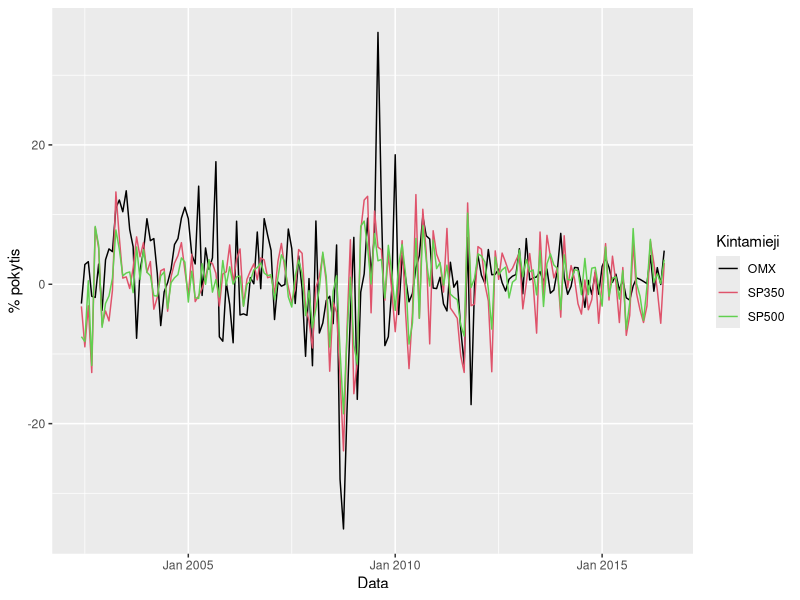
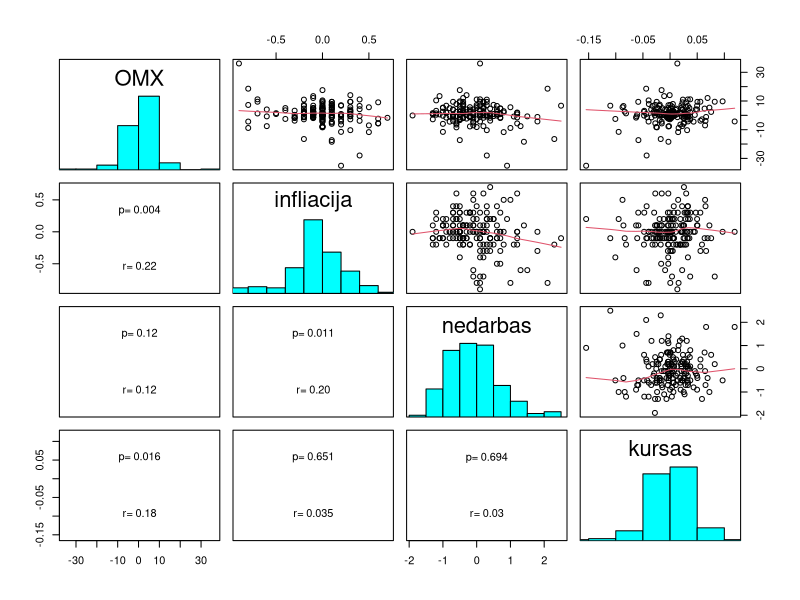
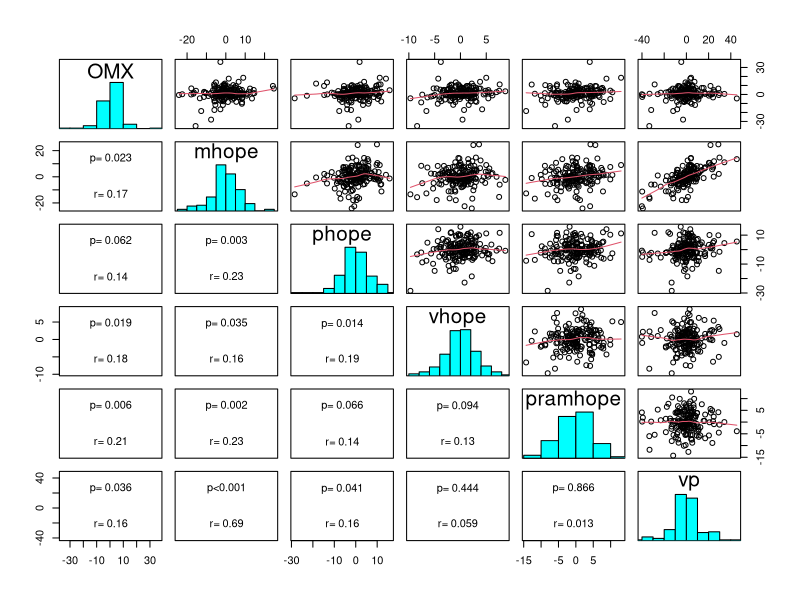
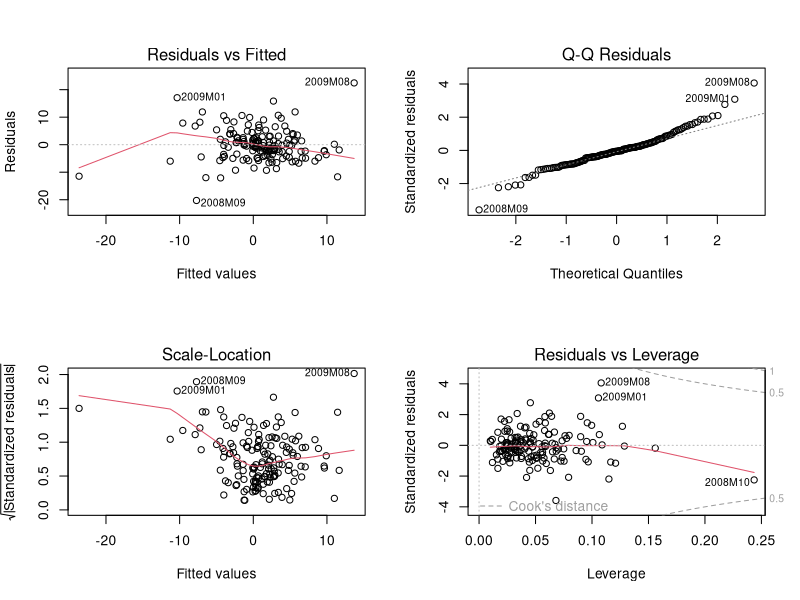
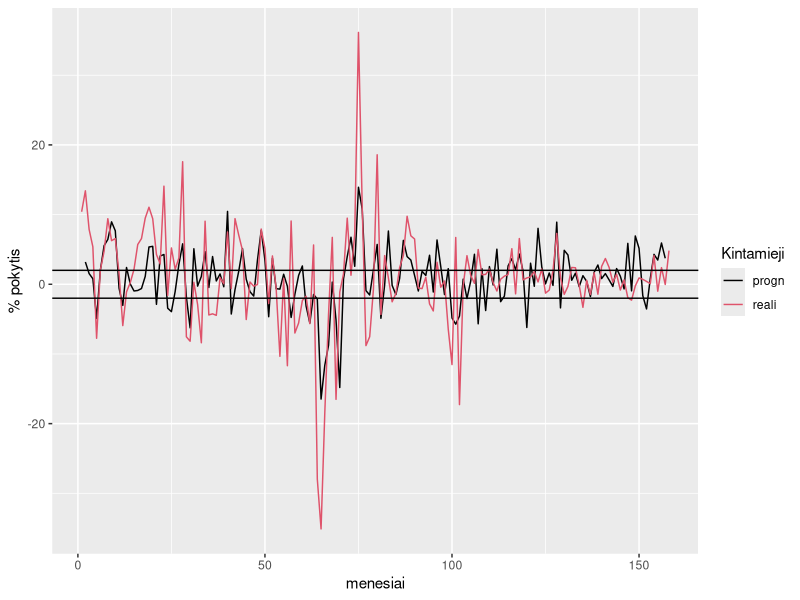

Source code (R) for these figures, in order:
## ---- chunk 1
library("quantmod")
library("forecast")
library("xts")
library("dplyr")
library("gridExtra")
library("ggplot2")
library("reshape2")
library("knitr")
library("tseries")
library("sandwich")
library("lmtest")

## ---- chunk 2
data=read.csv("rawdata.csv")



data[ data == ":" ] = NA
data=data[complete.cases(data),]
rownames(data)<-NULL
## ---- chunk 3
data2=apply(data[,-1],2,as.numeric)
rownames(data2)=data[,1]
data2=data.frame(data2)
data2$nedarbas=data2$nedarbas/10

data2[,c("OMX","SP350","SP500","kk","mp","ip")] = apply(data2[,c("OMX","SP350","SP500","kk","mp","ip")],2,log)    #logaritmuojama indeksai, akcijų kainos, kursas  

data2[,c("OMX","SP350","SP500","kk","mp","ip")]=data2[,c("OMX","SP350","SP500","kk","mp","ip")]*100

data2$euribor=((data2$euribor+1)^(1/12)-1)*12                    #reiketu gal menesio?
names(data2)[names(data2) == 'euribor'] <- 'palukanos'

data3=data.frame(diff(as.matrix(data2)))  
data3$euribor=data2$euribor[-1]
names(data3)[names(data3) == 'euribor'] <- 'palukanos'
data3$gkl = data$gkl[-1]    #gamintoju kainu lygio nereik diferencijuot nes jau yra pokytis %
#tsdisplay(data3$infliacija)

p=apply(data3[,],2,function(i)adf.test(i,k=1)$p.value)
p=data.frame(p)
p[,1] = round(p[,1], digits = 2)
kable(p)

data3$OMX=data3$OMX-data3$palukanos
data3$SP350=data3$SP350-data3$palukanos
data3$SP500=data3$SP500-data3$palukanos
## ---- chunk 4
panel.hist <- function(x, ...)    #ši funkcija reikalinga grafikų lentelei išbrėžti (histogramos pateikimui)                        
{
  usr <- par("usr"); on.exit(par(usr))
  par(usr = c(usr[1:2], 0, 1.5) )
  h <- hist(x, plot = FALSE)
  breaks <- h$breaks; nB <- length(breaks)
  y <- h$counts; y <- y/max(y)
  rect(breaks[-nB], 0, breaks[-1], y, col = "cyan", ...)
}

panel.cor2 <- function(x, y, digits=2, cex.cor)
{
  usr <- par("usr"); on.exit(par(usr))
  par(usr = c(0, 1, 0, 1))
  r <- abs(cor(x, y))
  txt <- format(c(r, 0.123456789), digits=digits)[1]
  test <- cor.test(x,y)
  Signif <- ifelse(round(test$p.value,3)<0.001,"p<0.001",paste("p=",round(test$p.value,3)))  
  text(0.5, 0.25, paste("r=",txt))
  text(.5, .75, Signif)
}
panel.cor <- function(x, y, digits = 2, prefix = "", cex.cor,...)    #ši funkcija reikalinga grafikų lentelei
    #išbrėžti (koreliacijos koeficiento radimui)
{
  usr <- par("usr"); on.exit(par(usr))
  par(usr = c(0, 1, 0, 1))
  r <- abs(cor(x, y))
  txt <- format(c(r, 0.123456789), digits = digits)[1]
  txt <- paste0(prefix, txt)
  if(missing(cex.cor)) cex.cor <- 0.8/strwidth(txt)
  text(0.5, 0.5, txt, cex = 3)
}
## ---- chunk 5
Data = rownames(data3)
Data=as.yearmon(Data, "%YM%m")

data3=cbind.data.frame(Data, data3)
## ---- chunk 6
akc = melt(data3[,c("OMX","SP350","SP500","Data")], id=c("Data"))
ggplot(akc) + geom_line(aes(x=Data, y=value, colour=variable)) +
  scale_colour_manual(values=c(1:4))+ylab("% pokytis")+
  guides(col=guide_legend(title="Kintamieji")) 
## ---- chunk 7
pairs(data3[,c("OMX","infliacija","nedarbas","kursas")],upper.panel=panel.smooth,diag.panel=panel.hist, lower.panel=panel.cor2)
## ---- chunk 8
pairs(data3[,c("OMX","mhope","phope","vhope","pramhope","vp")],upper.panel=panel.smooth,diag.panel=panel.hist, lower.panel=panel.cor2)
## ---- chunk 9
modelis=lm(OMX ~ SP350  + lag(phope,12)  + lag(ul,10)+lag(mhope, 3)+ lag(gkl, 9)+  lag(ip, 11)+lag(kursas,2),data=data3)  
datafr=data.frame(summary(modelis)[c(4,8)] %>%  lapply(round,2))
colnames(datafr)=c("koeficientai","standartinis nuokrypis","koeficientu t reikšmes","p reiksme", "R kvadratas")

datafr[2:nrow(datafr),"R kvadratas"]="-"
kable(datafr)
## ---- chunk 10

kable(coeftest(modelis, vcov=vcovHC)[,])
summary(modelis)[8]



## ---- chunk 11
 par(mfrow = c(2, 2))
plot(modelis)
## ---- chunk 12
res<-bptest(modelis)
# p-value < 0.05, tai H0 negalime priimti - duomenys homoskedastiški.

## ---- chunk 13

Box.test(modelis$res, fitdf=0, type="Lj")
#p-value >0.05, vadinasi H0 neatmetama. Galima teigti, kad liekanos yra baltasis triukšmas.
## ---- chunk 14
shapiro.test(modelis$residuals)
# p-value > 0.05 - liekanos yra normalios
## ---- chunk 15
progn=numeric()
 for(i in 12:168){
   modelis = lm(OMX ~ lag(SP350,1)  + lag(phope,12)  + lag(ul,10)+lag(mhope, 3)+ lag(gkl, 9)+  lag(ip, 11)+lag(kursas,2),data=data3)  
   a=predict(modelis, data3[1:i+1,])
   progn=append(progn,a[length(a)])
   
}

progn=as.numeric(progn)
a=cbind(progn,data3$OMX[13:length(data3$OMX)])
a=data.frame(a)

menesiai=c(1:158)
a=cbind(menesiai,a)
rownames(a)=NULL
colnames(a)=c("menesiai","progn", "reali")
akc = melt(a, id=c("menesiai"))
ggplot(akc) + geom_line(aes(x=menesiai, y=value, colour=variable)) +
  scale_colour_manual(values=c(1:2))+ylab("% pokytis")+
  guides(col=guide_legend(title="Kintamieji")) +
  geom_hline(yintercept = 2)+
  geom_hline(yintercept = -2)
## ---- chunk 16
formula_prog=OMX ~ lag(SP350,1)  + lag(phope,12)  + lag(ul,10)+lag(mhope, 3)+ lag(gkl, 9)+  lag(ip,11)+lag(kursas,2)
formula_kain=OMX ~ SP350  + lag(phope,12)  + lag(ul,10)+lag(mhope, 3)+ lag(gkl, 9)+  lag(ip,11)+lag(kursas,2)

#kodas parasytas tikrinimui su atsitiktiniu pirkimu, sioje dalyje panaikinsime atsitiktinius pirkimus ir parodysime tik strategiju pirkimus ir pelnus 

gen=function(pradzia,pirkti){
b=sample(pradzia:169,length(pirkti),replace=F)
return(sum(data3[b,"OMX"]))
}


validation=function(pradzia,formula_prog){
  pirkti=numeric()
    for(i in pradzia:168){
      modprog <- lm( formula_prog, data = data3[1:i,])
      a=predict(modprog, data3[1:i+1,])
      a=a[length(a)]
      if(matrix(a)[1]>2){pirkti=append(pirkti,i+1)}
    }
  graza=sum(data3[pirkti,"OMX"])
  random=replicate(10000,gen(pradzia,pirkti))
  p=mean(random<graza)
  vidurkis_random = mean(random)
  if(p==0){p="nebuvo pirkimu"}
  else{
    p=append(p,graza)
    p=append(p,vidurkis_random)
    p=append(p,length(pirkti))
    p=append(p,pradzia)
    p=round(p,3)
    }
  return(p)                               
}

validation2=function(pradzia,formula_prog,formula_kain){
  pirkti=numeric()
  for(i in pradzia:168){
    modprog <- lm(formula_prog, data = data3[1:i,])
    a=predict(modprog, data3[1:i+1,])
    a=a[length(a)]
    modkain=lm(formula_kain,data=data3[1:i,])
    b=predict(modkain, data3[1:i,])
    b=b[length(b)]
    b= b-data3[i,"OMX"]
    if(matrix(a)[1]>1 & matrix(b)[1]>=0){pirkti=append(pirkti,i+1)}
    if(matrix(a)[1]>4 & matrix(b)[1]<0){pirkti=append(pirkti,i+1)}
  }
  graza=sum(data3[pirkti,"OMX"])
  random=replicate(10000,gen(pradzia,pirkti))
  p=mean(random<graza)
  vidurkis_random = mean(random)
  if(p==0){p="nebuvo pirkimu"}
  else{
    p=append(p,graza)
    p=append(p,vidurkis_random)
    p=append(p,length(pirkti))
    p=append(p,pradzia)
    p=round(p,3)
  }
  return(p)                               
}

lentele=data.frame()
for(i in c(30,70,100,130,140,150)){
  lentele=rbind(lentele,validation(i,formula_prog))
}

lentele[,c(1:5)]=lentele[,c(5,2,3,1,4)]
colnames(lentele)=c("pradinis imties dydis","strategijos premijine graza","vidutine atsitiktinio pirkimo premijine graza","tikimybe, kad geriau uz atsitiktini pirkima","pirkimu skaicius")
lentele=lentele[,-c(3,4)]
kable(lentele)
## ---- chunk 17
lentele2=data.frame()
for(i in c(30,70,100,130,140,150)){
  lentele2=rbind(lentele2,validation2(i,formula_prog,formula_kain))
}

lentele2[,c(1:5)]=lentele2[,c(5,2,3,1,4)]
colnames(lentele2)=c("pradinis imties dydis","strategijos graza","vidutine atsitiktinio pirkimo graza","tikimybe, kad geriau uz random","pirkimu skaicius")
lentele2=lentele2[,-c(3,4)]
kable(lentele2)

## ---- chunk 18
lentele2=data.frame()
for(i in c(30,70,100,130,140,150)){
  lentele2=rbind(lentele2,validation2(i,formula_prog,formula_kain))
}

lentele2[,c(1:5)]=lentele2[,c(5,2,3,1,4)]
colnames(lentele2)=c("prad. imt. dyd.","strateg. graza","vid. random graza","tikimybe, kad geriau uz random","pirk. sk.")
kable(lentele2)
